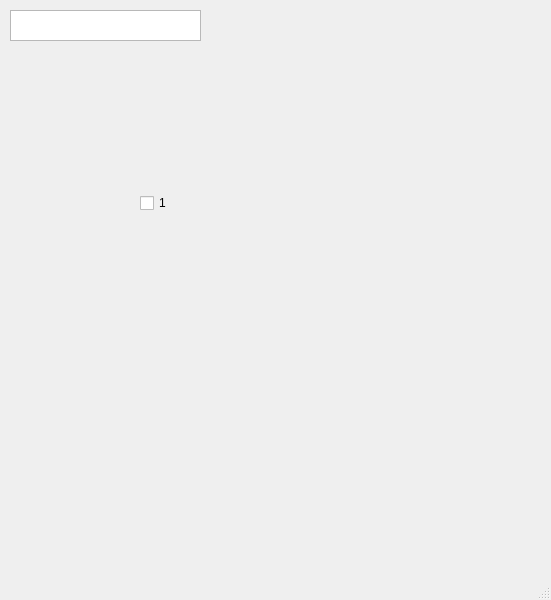
<?xml version="1.0" encoding="UTF-8"?>
<ui version="4.0">
 <class>MainWindow</class>
 <widget class="QMainWindow" name="MainWindow">
  <property name="geometry">
   <rect>
    <x>0</x>
    <y>0</y>
    <width>551</width>
    <height>600</height>
   </rect>
  </property>
  <property name="windowTitle">
   <string>MainWindow</string>
  </property>
  <widget class="QWidget" name="centralwidget">
   <widget class="QTextEdit" name="textEdit">
    <property name="geometry">
     <rect>
      <x>10</x>
      <y>10</y>
      <width>191</width>
      <height>31</height>
     </rect>
    </property>
   </widget>
   <widget class="QCheckBox" name="checkBox">
    <property name="geometry">
     <rect>
      <x>140</x>
      <y>190</y>
      <width>93</width>
      <height>26</height>
     </rect>
    </property>
    <property name="text">
     <string>1</string>
    </property>
   </widget>
  </widget>
  <widget class="QMenuBar" name="menubar">
   <property name="geometry">
    <rect>
     <x>0</x>
     <y>0</y>
     <width>551</width>
     <height>25</height>
    </rect>
   </property>
  </widget>
  <widget class="QStatusBar" name="statusbar"/>
 </widget>
 <resources/>
 <connections/>
</ui>
